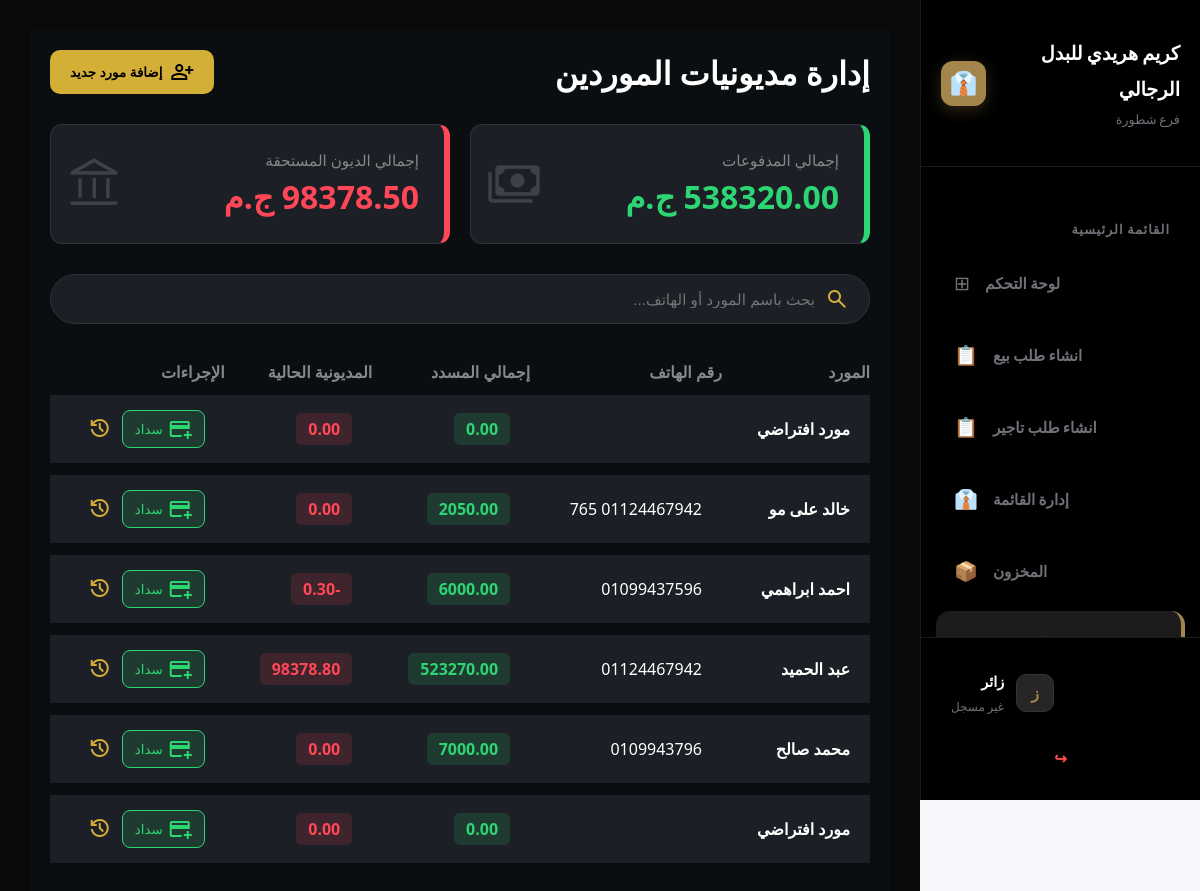
Screenshot of /pos/supplies-management/ with the database file from the repository.
### pos/models.py (models this page shows, shortened)
class Supplier(models.Model):
    name = models.CharField(max_length=400, verbose_name="اسم المورد")
    mobil = models.CharField(max_length=15)
    address = models.CharField(max_length=1000, verbose_name="عنوان المورد")
    category = models.CharField(max_length=200, null=True, blank=True, verbose_name="التصنيف") # أضفنا هذا الحقل
    number_of_supplies = models.PositiveIntegerField(default=0)
    @property
    def total_debt(self):
        debt = self.supply_history.aggregate(total=Sum('remaining_amount'))['total']
        return debt if debt else 0
    @property
    def total_paid_amount(self):
        paid = self.supply_history.aggregate(total=Sum('paid_amount'))['total']
        return paid if paid else 0

### pos/views.py (the view, shortened to what this page needs)
# urls.py: path('supplies-management/', views.supplies_management, name='supplies_management'),
def supplies_management(request):
    suppliers = Supplier.objects.all().order_by('-id')
    total_debts = SupplyLog.objects.aggregate(total=Sum('remaining_amount'))['total'] or 0
    total_spending = SupplyLog.objects.aggregate(total=Sum('paid_amount'))['total'] or 0
    context = {
        'suppliers': suppliers,
        'total_debts': total_debts,
        'total_spending': total_spending
    }
    return render(request, 'pos/supplies_management.html', context)

### accounts/context_processors.py (called while the page is built)
def notifications_processor(request):
    if request.user.is_authenticated:
        notifications = Notification.objects.filter(user=request.user, is_deleted=False).order_by('-created_at')[:10]
    else:
        notifications = []
    return {'notifications': notifications}

### templates/pos/supplies_management.html (shortened to what this page needs)
{% extends 'base.html' %}
{% load static %}
{% block content %}
<div class="supplier-page-container" dir="rtl">
    <header style="display: flex; justify-content: space-between; align-items: center; margin-bottom: 30px;">
        <h1 style="font-size: 2rem; color: #fff;">إدارة مديونيات الموردين</h1>
        <button class="btn-add" onclick="toggleModal('modalAdd', true)">
            <span class="material-symbols-outlined">person_add</span> إضافة مورد جديد
        </button>
    </header>
    <section class="stats-grid">
        <div class="luxury-stat-card card-payments">
            <span class="material-symbols-outlined stat-icon">payments</span>
            <div class="stat-info">
                <span class="stat-label">إجمالي المدفوعات</span>
                <span class="stat-value" style="color: #2ed573;">{{ total_spending|floatformat:2 }} ج.م</span>
            </div>
        </div>
        <div class="luxury-stat-card card-debt">
            <span class="material-symbols-outlined stat-icon">account_balance</span>
            <div class="stat-info">
                <span class="stat-label">إجمالي الديون المستحقة</span>
                <span class="stat-value" style="color: #ff4757;">{{ total_debts|floatformat:2 }} ج.م</span>
            </div>
        </div>
    </section>
    <div class="toolbar-container">
        <div class="search-box">
            <span class="material-symbols-outlined" style="color: #d4af37;">search</span>
            <input type="text" id="mainSearch" placeholder="بحث باسم المورد أو الهاتف..." class="luxury-input">
        </div>
    </div>
    <table class="luxury-table" id="suppliersTable">
        <thead>
            <tr style="color: #888; text-align: right;">
                <th>المورد</th>
                <th>رقم الهاتف</th>
                <th>إجمالي المسدد</th>
                <th>المديونية الحالية</th>
                <th>الإجراءات</th>
            </tr>
        </thead>
        <tbody>
            {% for supplier in suppliers %}
            <tr>
                <td><b>{{ supplier.name }}</b></td>
                <td>{{ supplier.mobil }}</td>
                <td><span class="price-tag paid-tag">{{ supplier.total_paid_amount|floatformat:2 }}</span></td>
                <td><span class="price-tag debt-tag">{{ supplier.total_debt|floatformat:2 }}</span></td>
                <td>
                    <div style="display: flex; gap: 10px;">
                        <button class="btn-pay" onclick="openPayModal('{{ supplier.id }}', '{{ supplier.name }}', '{{ supplier.total_debt }}')">
                            <span class="material-symbols-outlined">add_card</span> سداد
                        </button>
                        <button onclick="openSupplierDetails('{{ supplier.id }}', '{{ supplier.name }}', '{{ supplier.total_debt }}')" style="background:none; border:none; color:#d4af37; cursor:pointer;">
                            <span class="material-symbols-outlined">history</span>
                        </button>
                    </div>
                </td>
            </tr>
            {% endfor %}
        </tbody>
    </table>
</div>
{% endblock %}

### static/css/sidebar.css (style rules this page uses)
:root { --accent-gold: #a4854c; --surface-dark: #111111; --bg-active: #1c1c1c; --text-gold: #bc9c65; --text-white: #ffffff; --text-dim: #71717a; --sidebar-width: 280px; }

### templates/pos/supplies_management.html (style rules this page uses)
.supplier-page-container { background-color: #0b0e11; color: #fff; padding: 20px; min-height: 100vh; font-family: 'Segoe UI', sans-serif; }
.stats-grid { display: grid; grid-template-columns: repeat(auto-fit, minmax(250px, 1fr)); gap: 20px; margin-bottom: 30px; }
.luxury-stat-card { background: #1c1f26; border-radius: 12px; padding: 25px; display: flex; justify-content: space-between; align-items: center; border: 1px solid #2d3139; position: relative; }
.stat-icon { font-size: 3.5rem !important; opacity: 0.15; position: absolute; left: 15px; top: 50%; transform: translateY(-50%); }
.stat-info { text-align: right; z-index: 2; width: 100%; }
.stat-label { color: #888; font-size: 0.95rem; display: block; margin-bottom: 5px; }
.stat-value { font-size: 2rem; font-weight: bold; display: block; }
.card-payments { border-right: 6px solid #2ed573; }
.card-debt { border-right: 6px solid #ff4757; }
.toolbar-container { background: #1c1f26; padding: 12px 20px; border-radius: 50px; display: flex; align-items: center; gap: 20px; margin-bottom: 25px; border: 1px solid #2d3139; }
.search-box { flex: 1; display: flex; align-items: center; gap: 10px; }
.luxury-input { background: transparent; border: none; color: #fff; outline: none; width: 100%; font-size: 0.95rem; }
.btn-add { background: #d4af37; color: #000; border: none; padding: 10px 20px; border-radius: 10px; cursor: pointer; display: flex; align-items: center; gap: 8px; font-weight: bold; }
.btn-pay { background: rgba(46, 213, 115, 0.15); color: #2ed573; border: 1px solid #2ed573; padding: 6px 12px; border-radius: 8px; cursor: pointer; display: flex; align-items: center; gap: 5px; }
.luxury-table { width: 100%; border-collapse: separate; border-spacing: 0 12px; }
.luxury-table tbody tr { background: #1c1f26; transition: 0.3s; }
.luxury-table td { padding: 15px 20px; vertical-align: middle; }
.price-tag { padding: 5px 12px; border-radius: 6px; font-weight: bold; }
.debt-tag { background: rgba(255,71,87,0.15); color: #ff4757; }
.paid-tag { background: rgba(46,213,115,0.15); color: #2ed573; }

### templates/base.html (style rules this page uses)
* { margin: 0; padding: 0; box-sizing: border-box; }
body { font-family: 'Cairo', sans-serif; background-color: #f5f7fa; margin: 0; padding-right: 280px; min-height: 100vh; }

### rows the page displays
Supplier: name "مورد افتراضي", total_paid_amount "0.00", total_debt "0.00"
Supplier: name "خالد على مو", mobil "01124467942 765", total_paid_amount "2050.00", total_debt "0.00"
Supplier: name "احمد ابراهمي", mobil "01099437596", total_paid_amount "6000.00", total_debt "-0.30"
Supplier: name "عبد الحميد", mobil "01124467942", total_paid_amount "523270.00", total_debt "98378.80"
Supplier: name "محمد صالح", mobil "0109943796", total_paid_amount "7000.00", total_debt "0.00"
Supplier: name "مورد افتراضي", total_paid_amount "0.00", total_debt "0.00"

### other values shown
{{ total_spending|floatformat:2 }} "538320.00"
{{ total_debts|floatformat:2 }} "98378.50"
